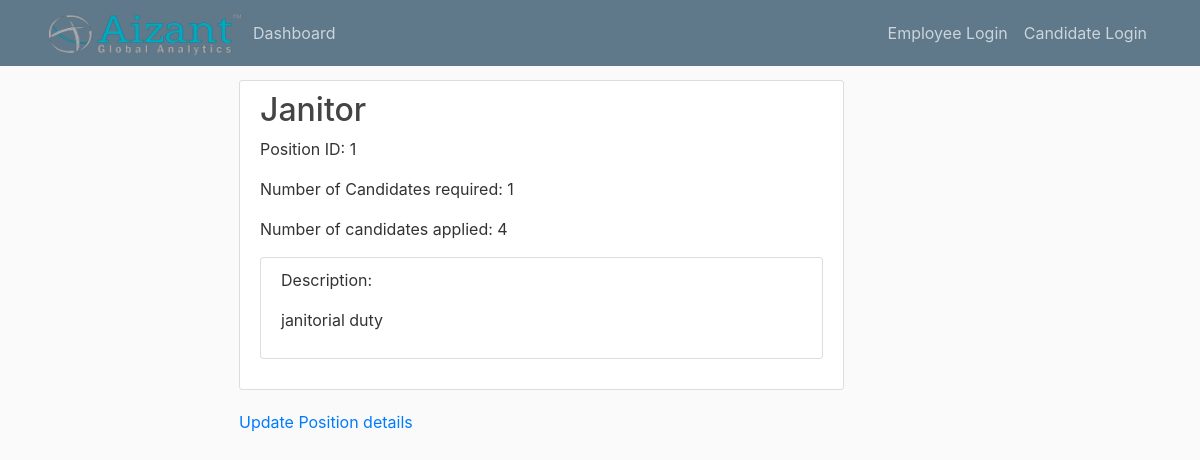
The page /position/1 on the database as committed earlier.
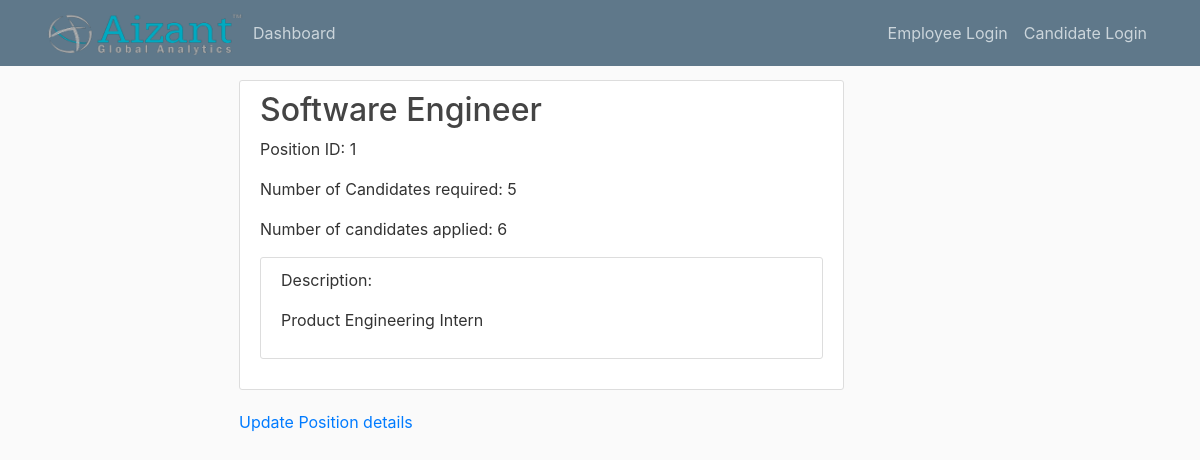
The same page on the database as committed later.
### app/models.py (models this page shows, shortened)
class Position(db.Model):
    id = db.Column(db.Integer, primary_key=True)
    title = db.Column(db.String)
    description = db.Column(db.String(500))
    required_number = db.Column(db.Integer)
    number_applied = db.Column(db.Integer)
    applications = db.relationship('Application', backref='application')

### app/routes.py (the view)
@app.route('/position/<position_id>')
def view_position(position_id):
    position = Position.query.filter_by(id=position_id).first()
    return render_template('view_position.html', position=position)

### app/templates/view_position.html
{% extends 'layout.html' %}
{% block content %}
    <div class="content-section">
        <h2>{{ position.title }}</h2>
        <p>Position ID: {{ position.id }}</p>
        <p>Number of Candidates required: {{ position.required_number }}</p>
        <p>Number of candidates applied: {{ position.number_applied }}</p>
        <div class="content-section">
            <p>Description: </p>
            <p>{{ position.description }}</p>
        </div>
    </div>
    <p><a href="{{ url_for('update_position', position_id=position.id) }}">Update Position details</a></p>
{% endblock %}

Rows that differ between the two databases and show on the page:
changed Position id 1: title "Janitor" → "Software Engineer"; required_number "1" → "5"; number_applied "4" → "6"; description "janitorial duty" → "Product Engineering Intern"
